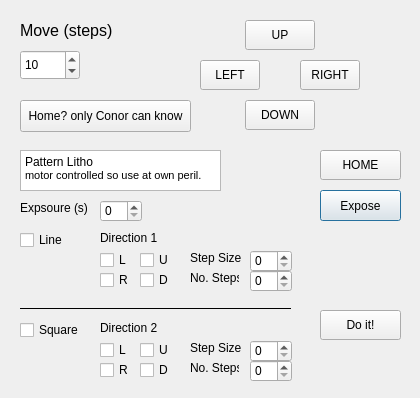
<?xml version="1.0" encoding="UTF-8"?>
<ui version="4.0">
 <class>Dialog_MotorController</class>
 <widget class="QDialog" name="Dialog_MotorController">
  <property name="geometry">
   <rect>
    <x>0</x>
    <y>0</y>
    <width>420</width>
    <height>398</height>
   </rect>
  </property>
  <property name="windowTitle">
   <string>Dialog</string>
  </property>
  <widget class="QPushButton" name="EXPOSE">
   <property name="geometry">
    <rect>
     <x>320</x>
     <y>190</y>
     <width>81</width>
     <height>31</height>
    </rect>
   </property>
   <property name="text">
    <string>Expose</string>
   </property>
  </widget>
  <widget class="QSpinBox" name="MOVE_MOTORS_ARROW_SETTING">
   <property name="geometry">
    <rect>
     <x>20</x>
     <y>50</y>
     <width>60</width>
     <height>30</height>
    </rect>
   </property>
   <property name="maximum">
    <number>1000</number>
   </property>
   <property name="value">
    <number>10</number>
   </property>
  </widget>
  <widget class="QPushButton" name="DOWN">
   <property name="geometry">
    <rect>
     <x>245</x>
     <y>100</y>
     <width>70</width>
     <height>30</height>
    </rect>
   </property>
   <property name="text">
    <string>DOWN</string>
   </property>
   <property name="shortcut">
    <string>Down</string>
   </property>
  </widget>
  <widget class="QPushButton" name="LEFT">
   <property name="geometry">
    <rect>
     <x>200</x>
     <y>60</y>
     <width>60</width>
     <height>30</height>
    </rect>
   </property>
   <property name="text">
    <string>LEFT</string>
   </property>
   <property name="shortcut">
    <string>Left</string>
   </property>
  </widget>
  <widget class="QPushButton" name="UP">
   <property name="geometry">
    <rect>
     <x>245</x>
     <y>20</y>
     <width>70</width>
     <height>30</height>
    </rect>
   </property>
   <property name="text">
    <string>UP</string>
   </property>
   <property name="shortcut">
    <string>Up</string>
   </property>
  </widget>
  <widget class="QPushButton" name="DO_IT">
   <property name="geometry">
    <rect>
     <x>320</x>
     <y>310</y>
     <width>81</width>
     <height>30</height>
    </rect>
   </property>
   <property name="text">
    <string>Do it!</string>
   </property>
  </widget>
  <widget class="QPushButton" name="RIGHT">
   <property name="geometry">
    <rect>
     <x>300</x>
     <y>60</y>
     <width>60</width>
     <height>30</height>
    </rect>
   </property>
   <property name="text">
    <string>RIGHT</string>
   </property>
   <property name="shortcut">
    <string>Right</string>
   </property>
  </widget>
  <widget class="QPushButton" name="HOME">
   <property name="geometry">
    <rect>
     <x>320</x>
     <y>150</y>
     <width>81</width>
     <height>30</height>
    </rect>
   </property>
   <property name="text">
    <string>HOME</string>
   </property>
  </widget>
  <widget class="QPushButton" name="HOME_CONOR">
   <property name="geometry">
    <rect>
     <x>20</x>
     <y>100</y>
     <width>171</width>
     <height>32</height>
    </rect>
   </property>
   <property name="text">
    <string>Home? only Conor can know</string>
   </property>
  </widget>
  <widget class="QCheckBox" name="LINE_PATTERN_CHECK">
   <property name="geometry">
    <rect>
     <x>20</x>
     <y>230</y>
     <width>61</width>
     <height>20</height>
    </rect>
   </property>
   <property name="text">
    <string>Line</string>
   </property>
  </widget>
  <widget class="QCheckBox" name="SQUARE_PATTERN_CHECK">
   <property name="geometry">
    <rect>
     <x>20</x>
     <y>320</y>
     <width>61</width>
     <height>20</height>
    </rect>
   </property>
   <property name="text">
    <string>Square</string>
   </property>
  </widget>
  <widget class="QTextEdit" name="textEdit">
   <property name="geometry">
    <rect>
     <x>20</x>
     <y>150</y>
     <width>201</width>
     <height>41</height>
    </rect>
   </property>
   <property name="html">
    <string>&lt;!DOCTYPE HTML PUBLIC &quot;-//W3C//DTD HTML 4.0//EN&quot; &quot;http://www.w3.org/TR/REC-html40/strict.dtd&quot;&gt;
&lt;html&gt;&lt;head&gt;&lt;meta name=&quot;qrichtext&quot; content=&quot;1&quot; /&gt;&lt;meta charset=&quot;utf-8&quot; /&gt;&lt;style type=&quot;text/css&quot;&gt;
p, li { white-space: pre-wrap; }
&lt;/style&gt;&lt;/head&gt;&lt;body style=&quot; font-family:'Segoe UI'; font-size:9pt; font-weight:400; font-style:normal;&quot;&gt;
&lt;p style=&quot; margin-top:0px; margin-bottom:0px; margin-left:0px; margin-right:0px; -qt-block-indent:0; text-indent:0px;&quot;&gt;Pattern Litho&lt;/p&gt;
&lt;p style=&quot; margin-top:0px; margin-bottom:0px; margin-left:0px; margin-right:0px; -qt-block-indent:0; text-indent:0px;&quot;&gt;&lt;span style=&quot; font-size:8pt;&quot;&gt;motor controlled so use at own peril.&lt;/span&gt;&lt;/p&gt;&lt;/body&gt;&lt;/html&gt;</string>
   </property>
  </widget>
  <widget class="QSpinBox" name="LITHO_TIMER_SECONDS">
   <property name="geometry">
    <rect>
     <x>100</x>
     <y>200</y>
     <width>42</width>
     <height>22</height>
    </rect>
   </property>
   <property name="maximum">
    <number>1000</number>
   </property>
  </widget>
  <widget class="QLabel" name="_LABEL_MOVE_STEPS">
   <property name="geometry">
    <rect>
     <x>20</x>
     <y>15</y>
     <width>121</width>
     <height>31</height>
    </rect>
   </property>
   <property name="font">
    <font>
     <pointsize>12</pointsize>
    </font>
   </property>
   <property name="text">
    <string>Move (steps)</string>
   </property>
  </widget>
  <widget class="QLabel" name="_LABEL_EXPOSURE">
   <property name="geometry">
    <rect>
     <x>20</x>
     <y>200</y>
     <width>71</width>
     <height>16</height>
    </rect>
   </property>
   <property name="text">
    <string>Expsoure (s)</string>
   </property>
  </widget>
  <widget class="QLabel" name="_LABEL_DIR1_STEP_SIZE">
   <property name="geometry">
    <rect>
     <x>190</x>
     <y>250</y>
     <width>51</width>
     <height>16</height>
    </rect>
   </property>
   <property name="text">
    <string>Step Size:</string>
   </property>
  </widget>
  <widget class="QSpinBox" name="DIR1_STEP_SIZE">
   <property name="geometry">
    <rect>
     <x>250</x>
     <y>250</y>
     <width>42</width>
     <height>22</height>
    </rect>
   </property>
  </widget>
  <widget class="QLabel" name="_LABEL_DIR1_NO_STEPS">
   <property name="geometry">
    <rect>
     <x>190</x>
     <y>270</y>
     <width>49</width>
     <height>16</height>
    </rect>
   </property>
   <property name="text">
    <string>No. Steps:</string>
   </property>
  </widget>
  <widget class="QSpinBox" name="DIR1_NO_STEPS">
   <property name="geometry">
    <rect>
     <x>250</x>
     <y>270</y>
     <width>42</width>
     <height>22</height>
    </rect>
   </property>
  </widget>
  <widget class="QLabel" name="_LABEL_DIR1">
   <property name="geometry">
    <rect>
     <x>100</x>
     <y>230</y>
     <width>71</width>
     <height>16</height>
    </rect>
   </property>
   <property name="text">
    <string>Direction 1</string>
   </property>
  </widget>
  <widget class="QCheckBox" name="DIR1_LEFT">
   <property name="geometry">
    <rect>
     <x>100</x>
     <y>250</y>
     <width>31</width>
     <height>20</height>
    </rect>
   </property>
   <property name="text">
    <string>L</string>
   </property>
  </widget>
  <widget class="QCheckBox" name="DIR1_UP">
   <property name="geometry">
    <rect>
     <x>140</x>
     <y>250</y>
     <width>31</width>
     <height>20</height>
    </rect>
   </property>
   <property name="text">
    <string>U</string>
   </property>
  </widget>
  <widget class="QCheckBox" name="DIR1_RIGHT">
   <property name="geometry">
    <rect>
     <x>100</x>
     <y>270</y>
     <width>31</width>
     <height>20</height>
    </rect>
   </property>
   <property name="text">
    <string>R</string>
   </property>
  </widget>
  <widget class="QCheckBox" name="DIR1_DOWN">
   <property name="geometry">
    <rect>
     <x>140</x>
     <y>270</y>
     <width>31</width>
     <height>20</height>
    </rect>
   </property>
   <property name="text">
    <string>D</string>
   </property>
  </widget>
  <widget class="Line" name="line">
   <property name="geometry">
    <rect>
     <x>20</x>
     <y>300</y>
     <width>271</width>
     <height>16</height>
    </rect>
   </property>
   <property name="frameShadow">
    <enum>QFrame::Plain</enum>
   </property>
   <property name="orientation">
    <enum>Qt::Horizontal</enum>
   </property>
  </widget>
  <widget class="QSpinBox" name="DIR2_NO_STEPS">
   <property name="geometry">
    <rect>
     <x>250</x>
     <y>360</y>
     <width>42</width>
     <height>22</height>
    </rect>
   </property>
  </widget>
  <widget class="QLabel" name="_LABEL_DIR2">
   <property name="geometry">
    <rect>
     <x>100</x>
     <y>320</y>
     <width>71</width>
     <height>16</height>
    </rect>
   </property>
   <property name="text">
    <string>Direction 2</string>
   </property>
  </widget>
  <widget class="QCheckBox" name="DIR2_LEFT">
   <property name="geometry">
    <rect>
     <x>100</x>
     <y>340</y>
     <width>31</width>
     <height>20</height>
    </rect>
   </property>
   <property name="text">
    <string>L</string>
   </property>
  </widget>
  <widget class="QCheckBox" name="DIR2_UP">
   <property name="geometry">
    <rect>
     <x>140</x>
     <y>340</y>
     <width>31</width>
     <height>20</height>
    </rect>
   </property>
   <property name="text">
    <string>U</string>
   </property>
  </widget>
  <widget class="QCheckBox" name="DIR2_DOWN">
   <property name="geometry">
    <rect>
     <x>140</x>
     <y>360</y>
     <width>31</width>
     <height>20</height>
    </rect>
   </property>
   <property name="text">
    <string>D</string>
   </property>
  </widget>
  <widget class="QCheckBox" name="DIR2_RIGHT">
   <property name="geometry">
    <rect>
     <x>100</x>
     <y>360</y>
     <width>31</width>
     <height>20</height>
    </rect>
   </property>
   <property name="text">
    <string>R</string>
   </property>
  </widget>
  <widget class="QSpinBox" name="DIR2_STEP_SIZE">
   <property name="geometry">
    <rect>
     <x>250</x>
     <y>340</y>
     <width>42</width>
     <height>22</height>
    </rect>
   </property>
  </widget>
  <widget class="QLabel" name="_LABEL_DIR2_STEP_SIZE">
   <property name="geometry">
    <rect>
     <x>190</x>
     <y>340</y>
     <width>51</width>
     <height>16</height>
    </rect>
   </property>
   <property name="text">
    <string>Step Size:</string>
   </property>
  </widget>
  <widget class="QLabel" name="_LABEL_DIR2_NO_STEPS">
   <property name="geometry">
    <rect>
     <x>190</x>
     <y>360</y>
     <width>49</width>
     <height>16</height>
    </rect>
   </property>
   <property name="text">
    <string>No. Steps:</string>
   </property>
  </widget>
 </widget>
 <resources/>
 <connections/>
</ui>
